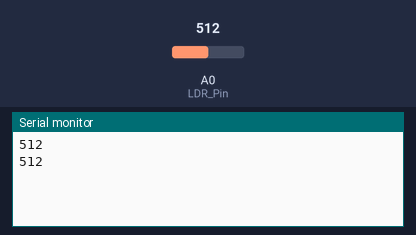
The sketch below on a simulated Arduino Uno, built with avr-gcc and run on an emulated ATmega328P. Shown: the last lines printed to the serial monitor. Inputs (shaded band) come from the test bench; at power-on: A0 (LDR_Pin) = 512.

Above: at 3.8 s.
3.9 s: A0 (LDR_Pin) set to 716
At 6.4 s:
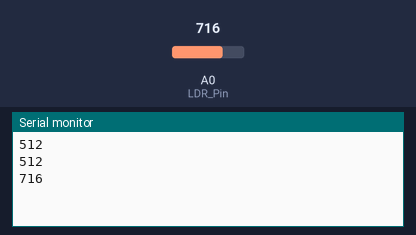
7.8 s: A0 (LDR_Pin) set to 900
At 9.8 s:
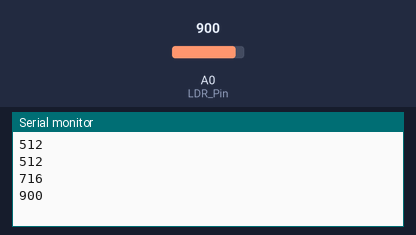
Timing chart, 0 to 11.3 s (numbered marks = the images above; inputs shaded):
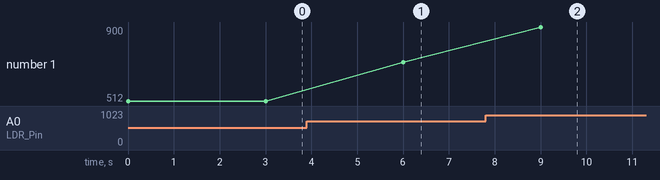

The sketch:

ldr.ino
```cpp
/**
 FARANUX ELECTRONICS - TESTING LIGHT DEPENDENT RESISTOR WITH ARDUINO
**/

int LDR_Pin = A0;  // what pin on the arduino is the LDR output connected to

void setup() {
  Serial.begin(9600);
}

void loop() {
  Serial.println(analogRead(LDR_Pin));
  delay(3000);
}
```

Measured:
- after the input at 3.9 s, the serial monitor: prints a new line after 2.1 s (image 1)
- after the input at 7.8 s, the serial monitor: prints a new line after 1.2 s (image 2)
- plotted number 1: 512 → 716 after the input at 3.9 s, 716 → 900 after the input at 7.8 s
